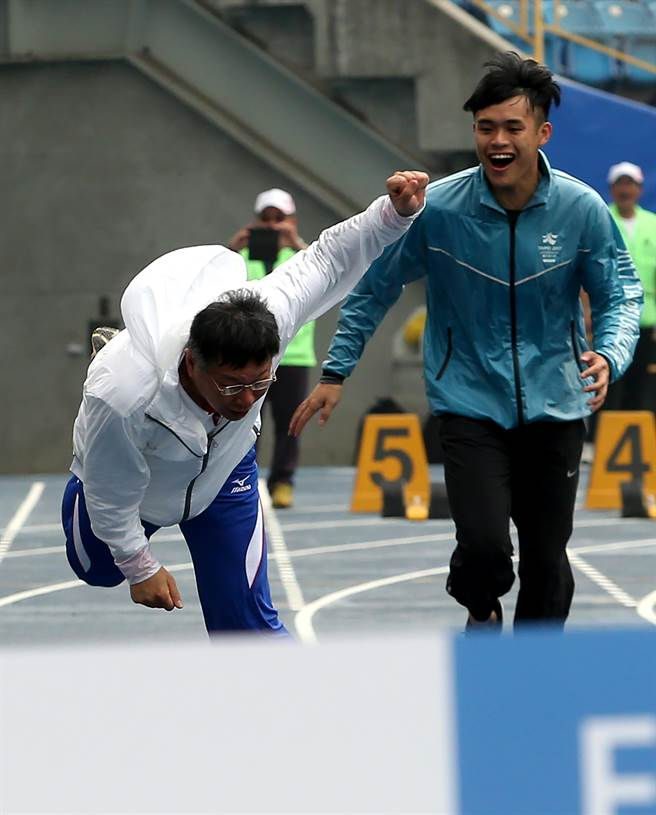
#> input picture 0413.jpg, 656 x 815 px, given in place of horse.jpg, which was not available
$ jupyter execute --allow-errors 0529.ipynb
#> lines starting #> are read from the running program, lines starting #| are printed output that depends on the picture; after the words box and inside, x2 and y2 are one past the last pixel; in counts of white or black regions, pixels touching at a corner belong together; pictures that were not available may be replaced by others from this repository, and a replacement may not be noted
#> further down, img is the input picture: shape (815, 656, 3); mean R, G, B 111.5, 122.1, 126.2
[cell 1]
from skimage import io
import matplotlib.pyplot as plt
import numpy as np

def blurImage(image):
    rows,cols,dims=image.shape
#> rows = 815; cols = 656; dims = 3
    image2 = np.double(image)
    ret_img = np.uint8(255*np.ones((rows,cols,dims)))
    for i in range(1, rows-1):
        for j in range(1,cols-1):
            for k in range(0,3):
                sum = image2[i,j,k]+image2[i-1,j,k]+image2[i,j-1,k]+image2[i,j-1,k]+image2[i+1,j,k]+image2[i,j+1,k]
                average = sum/5
                ret_img[i,j,k] = np.uint8(average)
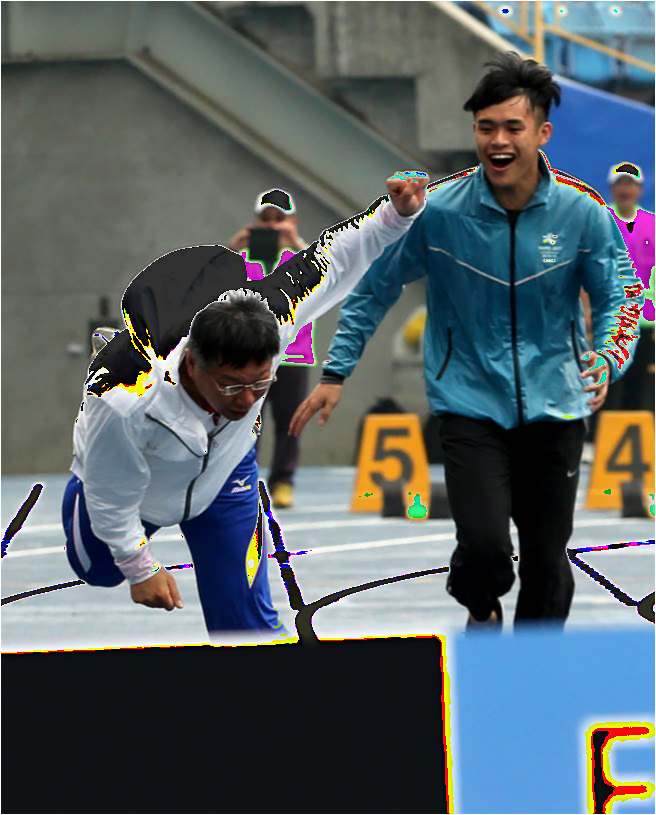
#> ret_img: shape (815, 656, 3); mean R, G, B 88, 97.8, 102.4

    return ret_img

img=io.imread('horse.jpg')

plt.figure(num=0, figsize=(8,8))
plt.subplot(1,2,1)
plt.title('origin image')
plt.imshow(img)


img2 = blurImage(img)

plt.subplot(1,2,2)
plt.title('canvas result')
plt.imshow(img2)
plt.show()
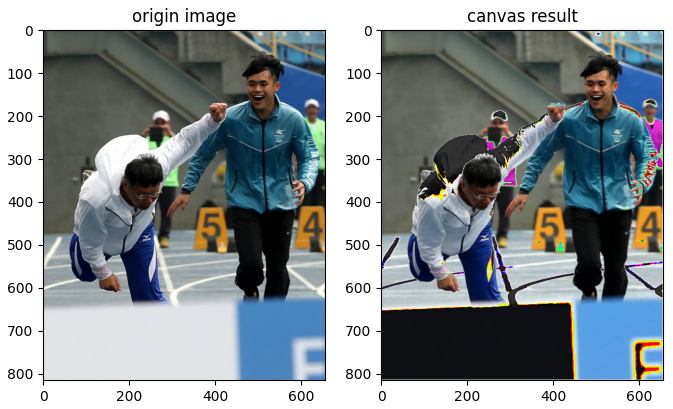
#> figure drawn by matplotlib, 2 panels
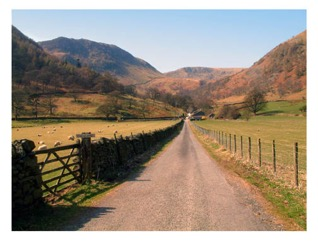
#> input picture road.jpg, 318 x 242 px
#> further down, img2 is the input picture: shape (242, 318, 3); mean R, G, B 156.2, 144, 129.5

[cell 2]
from skimage import io
import matplotlib.pyplot as plt
import numpy as np

def blendingImages(image1,image2,startX,startY):
#> called with startX = 100, startY = 100
    rows1,cols1,dims1=image1.shape
#> rows1 = 815; cols1 = 656; dims1 = 3
    rows2,cols2,dims2=image2.shape
#> rows2 = 242; cols2 = 318; dims2 = 3

    image11 = np.double(image1)
    image21 = np.double(image2)

    ret_img = np.uint8(255*np.ones((500,500,3)))

    for i in range(0, rows1):
        for j in range(0,cols1):
            for k in range(0,3):
                ret_img[i,j,k] = np.uint8(image11[i,j,k])
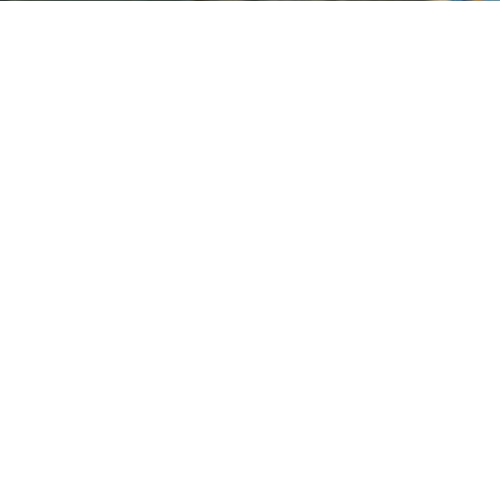
#> ret_img: shape (500, 500, 3); mean R, G, B 254.7, 254.7, 254.7

    for i in range(startY+0 ,startY+rows2):
        for j in range(startX+0,startX+cols2):
            if(ret_img[i,j,0] == 255) and (ret_img[i,j,1] == 255) and (ret_img[i,j,2] == 255):
                for k in range(0,3):
                    ret_img[i,j,k] = np.uint8(image21[i-startY,j-startX,k])
            else:
                for k in range(0,3):
                    ret_img[i,j,k]= np.uint8((ret_img[i,j,k]+image21[i-startY,j-startX,k])/2)

    return ret_img

img=io.imread('horse.jpg')
img2=io.imread('road.jpg')

startX = 100
startY = 100
#> (the rest of this cell did not finish here and is left out)

[cell 3]
from skimage import io
import matplotlib.pyplot as plt
import numpy as np

def drawLine(image,color,linestep):
#> called with linestep = 20
    rows,cols,dims=image.shape
#> rows = 815; cols = 656; dims = 3
    ret_img = np.uint8(image)

    for i in range(linestep, rows, linestep):
        for j in range(0,cols):
            for k in range(0,3):
                ret_img[i,j,k] = np.uint8(color[k])
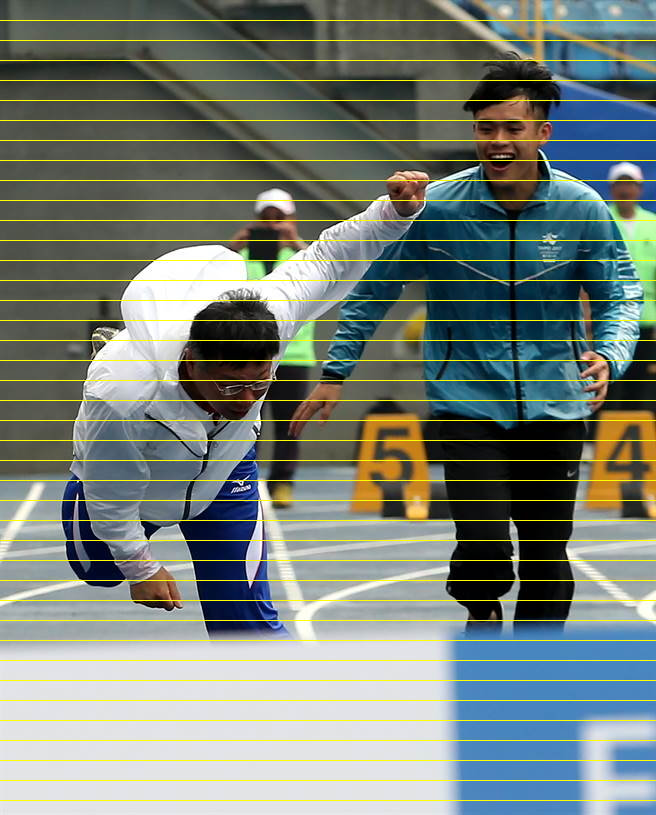
#> ret_img: shape (815, 656, 3); 4.91% of pixels changed, all inside (x1, y1, x2, y2) = (0, 20, 656, 801)

    for i in range(0,rows):
        for j in range(linestep,cols,linestep):
            for k in range(0,3):
                ret_img[i,j,k] = np.uint8(color[k])
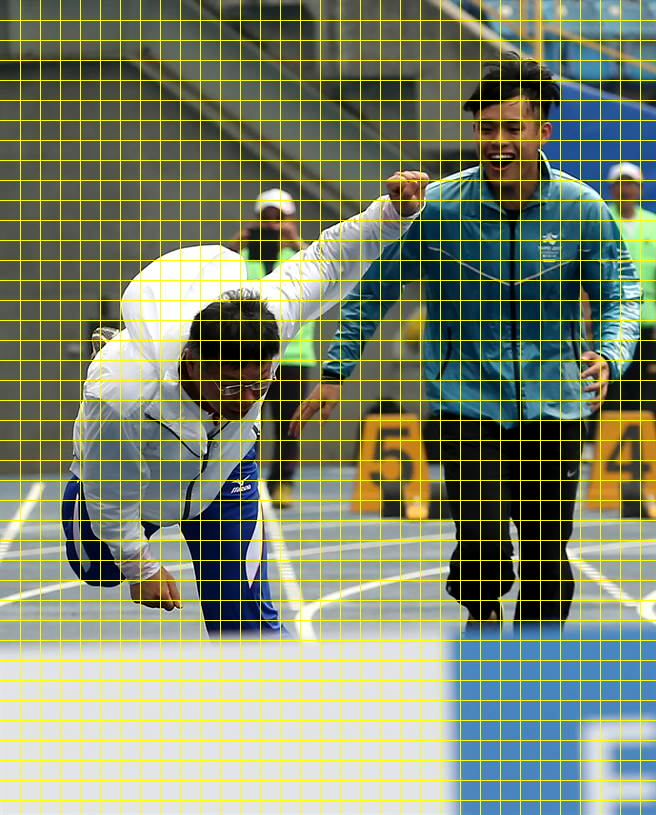
#> ret_img: shape (815, 656, 3); 4.64% of pixels changed, all inside (x1, y1, x2, y2) = (20, 0, 641, 815)

    return ret_img

img=io.imread('horse.jpg')

color = [255,255,0]
step = 20

plt.figure(num=2,figsize=(8,8))
plt.subplot(1,2,1)
plt.title('origin image')
plt.imshow(img)

img2 = drawLine(img,color,step)

plt.subplot(1,2,2)
plt.title('lined result')
plt.imshow(img2)
plt.show()

[cell 4]
from skimage import io,draw
import matplotlib.pyplot as plt
import numpy as np

def drawLine2(image,color,startX,startY,endX,endY):
#> called with startX = 20, startY = 50, endX = 200, endY = 150
    rows,cols,dims=image.shape
#> rows = 815; cols = 656; dims = 3
    ret_img = np.uint8(image)

    rr,cc = draw.line(startX,startY,endX,endY)
    ret_img[rr,cc]=color
#> ret_img: shape (815, 656, 3); 0.03% of pixels changed, all inside (x1, y1, x2, y2) = (50, 20, 151, 201)

    return ret_img

img=io.imread('horse.jpg')

color = [255,255,0]
startX = 20
startY = 50
endX = 200
endY = 150

plt.figure(num=3,figsize=(8,8))
plt.subplot(1,2,1)
plt.title('origin image')
plt.imshow(img)

img2 = drawLine2(img,color,startX,startY,endX,endY)

plt.subplot(1,2,2)
plt.title('line result')
plt.imshow(img2)
plt.show()

[cell 5]
from skimage import io,draw
import matplotlib.pyplot as plt
import numpy as np

def drawCircle(image,color,center,raduis):
#> called with raduis = 30
    rows,cols,dims=image.shape
    ret_img = np.uint8(image)

    rr, cc = draw.circle(center[0], center[1],radius)
    draw.set_color(ret_img,[rr,cc],color)

    return ret_img

img=io.imread('horse.jpg')
plt.figure(num=4,figsize=(8,86))

color = [255,255,0]
center = [100,100]
radius = 30

plt.subplot(1,2,1)
plt.title('origin image')
plt.imshow(img)

img2 = drawCircle(img,color,center,radius)

plt.subplot(1,2,2)
plt.title('circle result')
plt.imshow(img2)
plt.show()

[cell 6]
from skimage import io,draw
import matplotlib.pyplot as plt
import numpy as np

def drawPolygon(image,color,colX,lineY):
    rows,cols,dims=image.shape
    ret_img = np.uint8(image)

    rr, cc = draw.polygon(lineY,colX)
    draw.set_color(ret_img,[rr,cc],color)
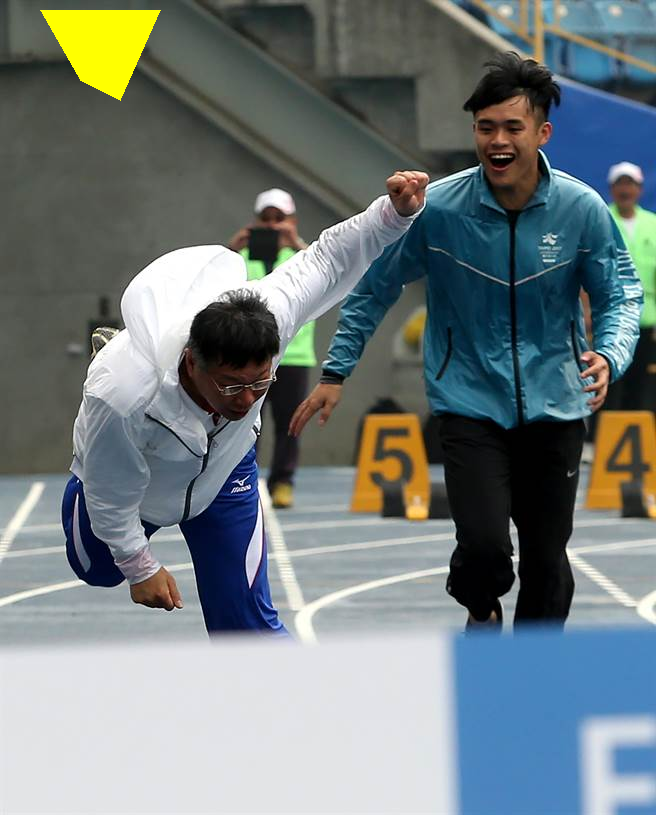
#> ret_img: shape (815, 656, 3); mean R, G, B 113.7, 124.2, 125.4

    return ret_img

img=io.imread('horse.jpg')

color=[255,255,0]
lineY=[10,10,100,80]
colX=[40,160,120,80]

plt.figure(num=5,figsize=(8,8))
plt.subplot(1,2,1)
plt.title('origin image')
plt.imshow(img)

img2 = drawPolygon(img,color,colX,lineY)

plt.subplot(1,2,2)
plt.title('result')
plt.imshow(img2)
plt.show()

[cell 7]
from skimage import io,draw
import matplotlib.pyplot as plt
import numpy as np

def drawPyramid(canvasSize):
    ret_img = np.uint8(255*np.ones((canvasSize[0],canvasSize[1],3)))

    for index in range(25,0,-1):
        color = [index*10,index*5, index]
        lineY=[0,0,index*10,index*10]
        colX=[0,index*10,index*10,0]
        rr, cc=draw.polygon(lineY,colX)
        draw.set_color(ret_img,[rr,cc],color)
    return ret_img

plt.figure(num=6,figsize=(8,8))

canvasSize=[500,500]

img = drawPyramid(canvasSize)

plt.imshow(img)
plt.show()
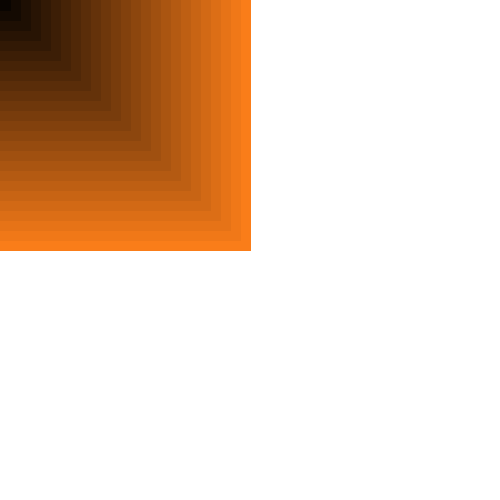
#> shown: shape (500, 500, 3); mean R, G, B 233.9, 212.3, 195.1
